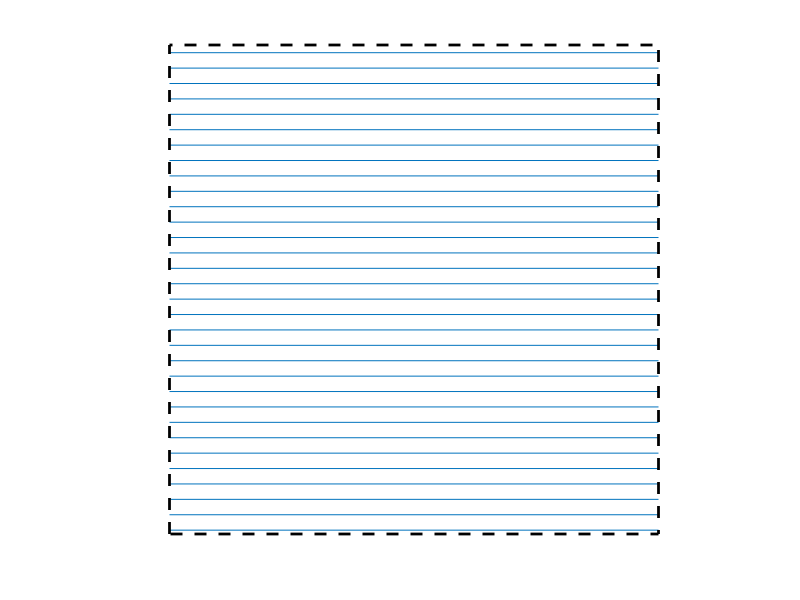

This figure's MATLAB source: (Note: this script raises an error after producing the figure.)
% zhouweiyan 20180928

% A=zeros(128,128);
% A(2:4:128,1:128)=1;
% imshow(A);
clear
close all
clc
figure
for i=2:4:128
    plot([1,128],[i,i],'Color',[0 0.4470 0.7410]);
    hold on
end
plot([1 1 128 128 1],[1 128 128 1 1],'k--','LineWidth',2)
axis equal
axis([1 128 1 128])
axis off
% set(0,'DefaultFigureWindowStyle','docked') 
tightfig
set_fig_units_cm(6,6)